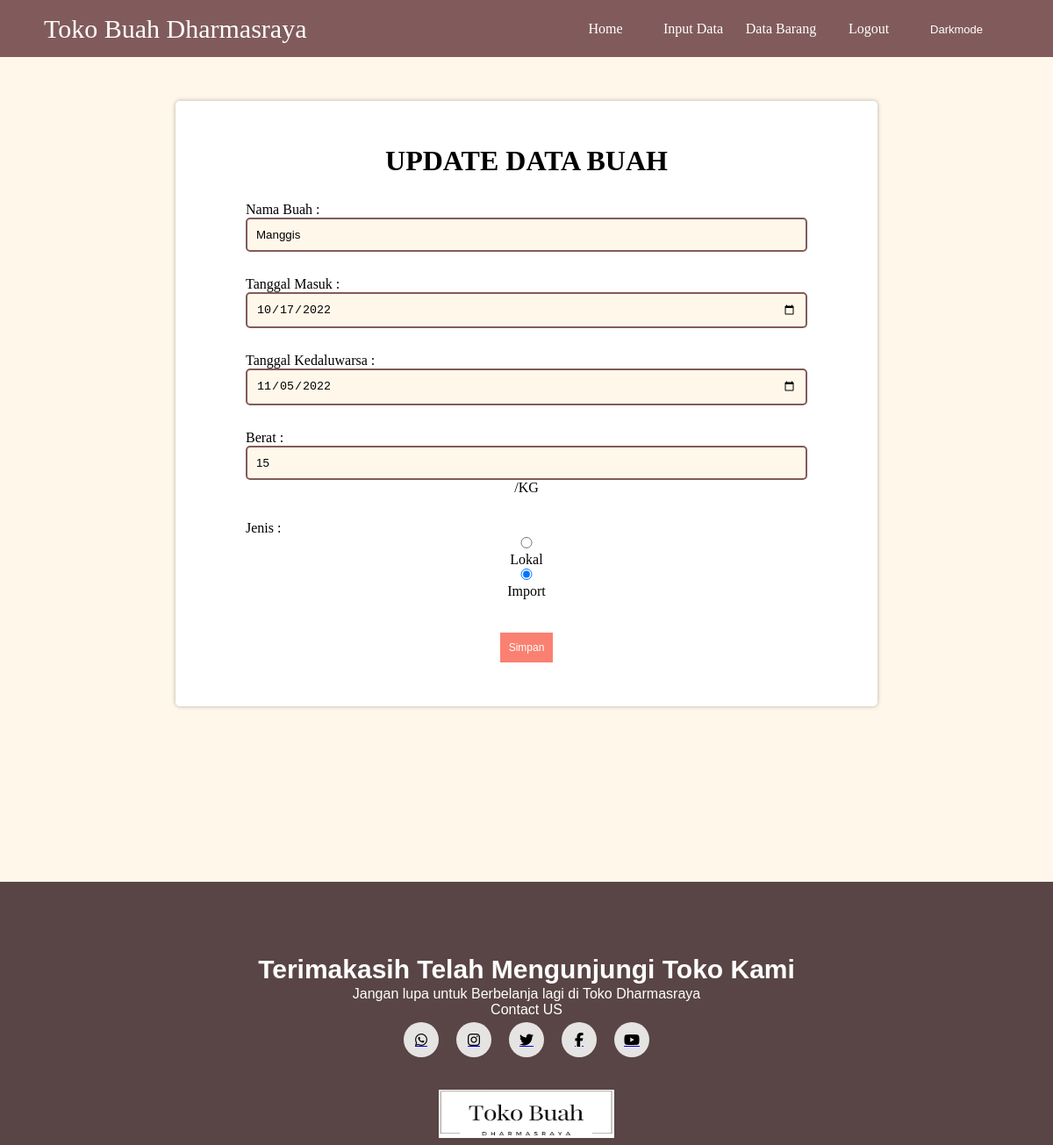
Page /editdata.php?id=6 on the committed database.
### tables this page shows
CREATE TABLE `barang` (
  `id` int(10) NOT NULL,
  `nama` varchar(50) NOT NULL,
  `tglmasuk` date NOT NULL,
  `expired` date NOT NULL,
  `berat` int(10) NOT NULL,
  `jenis` enum('lokal','import') NOT NULL
);

### editdata.php (the view, shortened to what this page needs)
<?php
require 'koneksi.php';
$id = $_GET['id'];
$result = mysqli_query($conn, "SELECT * FROM barang WHERE id=$id");
$barang = [];
while ($row = mysqli_fetch_assoc($result)) {
    $barang[] = $row;
}
$brg = $barang[0];
?>
<!DOCTYPE html>
<html>
<head>
    <link rel="stylesheet" href="style.css">
</head>
<body>
    <nav class="header">
        <ul>
            <div class="header-text">
                <a href="#">Toko Buah Dharmasraya</a></li>
            </div>
            <li><a href="halaman_admin.php">Home</a></li>
            <li><a href="inputdata.php">Input Data</a></li>
            <li><a href="lihatdata.php">Data Barang</a></li>
            <li><a href="logout.php">Logout</a></li>
            <li>
                <a href="#" class="tampilan">
                <button class="tombol-gelap" onclick="ubahwarna()">Darkmode</button></a>
            </li>
        </ul>
    </nav>
    <div class ="databarang">
        <center><h1>Update Data Buah</h1><center><br>
        <form action="" method="post">
            <div class="kol">
                <label for="nama">Nama Buah : </label>
                <input type="text" name="nama" value="<?php echo $brg["nama"]; ?>" ><br><br>
            </div>
            <div class="kol">
                <label for="tglmasuk">Tanggal Masuk : </label>
                <input type="date" name="tglmasuk" value="<?php echo $brg["tglmasuk"]; ?>"><br><br>
            </div>
            <div class="kol">
                <label for="expired">Tanggal Kedaluwarsa : </label>
                <input type="date" name="expired" value="<?php echo $brg["expired"]; ?>"><br><br>
            </div>
            <div class="kol">
                <label for="berat">Berat : </label>
                <input type="number" name="berat" value="<?php echo $brg["berat"]; ?>"> /KG<br><br>
            </div>
            <div class="kol">
                <label for="jenis">Jenis : </label>
                <input type="radio" name="jenis" value="lokal" <?php if($brg['jenis']=='lokal') echo 'checked'?>>Lokal
                <input type="radio" name="jenis" value="import" <?php if($brg['jenis']=='import') echo 'checked'?>>Import<br><br>
            </div>
            <div class="kol">
                <button type="submit" name="tambah">Simpan</button>
            </div>
        </form>
    </div>
    <footer>
        <p>Terimakasih Telah Mengunjungi Toko Kami</p>
        <p>Jangan lupa untuk Berbelanja lagi di Toko Dharmasraya
        <br>Contact US</p>
        <div class="social-icons">
            <a href="#"><i class="fab fa-whatsapp"></i></a>
            <a href="#"><i class="fab fa-instagram"></i></a>
            <a href="#"><i class="fab fa-twitter"></i></a>
            <a href="#"><i class="fab fa-facebook-f"></i></a>
            <a href="#"><i class="fab fa-youtube"></i></a>
        </div>
        <img alt="kaki-logo" class="kaki-logo" src="img/logo.png">
    </footer>
</body>
</html>

### style.css (style rules this page uses)
* { margin: 0px; padding: 0px; }
body { background-color:#FFF8EA; }
.header-text { float: left; width: 640px; }
.header-text a { line-height: 65px; text-decoration: none; padding-left: 50px; color:#FFF; font-family:fantasy; font-size: 30px; margin-left: 0px; }
.header { background:#815B5B; width: 100%; height: 65px; margin: 0px; padding: 0px; margin-top: 0px; }
.header ul { list-style: none; }
.header ul li { float: left; line-height: 65px; }
.header ul li a { float:left; width:100px; display:block; text-align:center; color:#FFF; text-decoration:none; }
.header .tampilan button { padding: 5px; cursor: pointer; font-size: 12px; border: none; border-radius: 5px; font-size: 12px; text-align:center; margin-top: 20px; font-size: small; }
.header .tampilan button.tombol-gelap { background-color: #815B5B; color:#FFF; }
.databarang { width:800px; min-height: 400px; margin: 35px auto; background-color: white; box-shadow: 0 0 5px rgba(0,0,0,.3); border-radius: 5px; overflow: hidden; height: auto; justify-content:space-between; padding:50px 0; margin-top: 50px; }
h1 { text-transform: uppercase; color: black; font-family:serif; }
.kol { width: 80%; height: auto; }
.kol input { padding: 10px; width: 100%; box-sizing: border-box; background: #f8f8f8; border: 2px solid #815B5B; border-radius: 5px; outline-color: black; background-color: #FFF8EA; }
.kol label { margin-top: 10px; float: left; text-align: left; width: 100%; }
button { background-color: salmon; color: #fff; padding: 10px; text-decoration: none; font-size: 12px; border: 0px; margin-top: 20px; }
footer { height:300px; display: flex; flex-direction: column; align-items: center; justify-content: center; position: relative; background-color: #594545; margin-bottom: 0pxssss; margin-top: 200px; width: autos; }
footer p { font-family:'Gill Sans', 'Gill Sans MT', 'Calibri', 'Trebuchet MS', sans-serif; margin-top: 0px; }
footer p:nth-child(1) { font-size: 30px; font-weight:bold; color:#FFFFFF; line-height:8px; margin-top: 2px; font-family:'Gill Sans', 'Gill Sans MT', 'Calibri', 'Trebuchet MS', sans-serif; }
footer p:nth-child(2) { font-size: 16px; color:#FFFFFF; width:600px; text-align: center; font-family:'Gill Sans', 'Gill Sans MT', 'Calibri', 'Trebuchet MS', sans-serif; margin-top: 15px; }
.social-icons a { width:40px; height:40px; display: flex; justify-content: center; align-items: center; background-color:#e6e3e3; margin:5px 10px; border-radius:50%; }
.social-icons { display: flex; }
.social-icons i,.social i { color:#000000; }
.kaki-logo { position: absolute; height: 55px; align-items: center; width: 200px; margin-bottom: 0px; margin-top: 230px; display: flex; }

### rows in the picture
barang: nama "Manggis", tglmasuk "10/17/2022", expired "11/05/2022", berat "15", jenis "☑"
